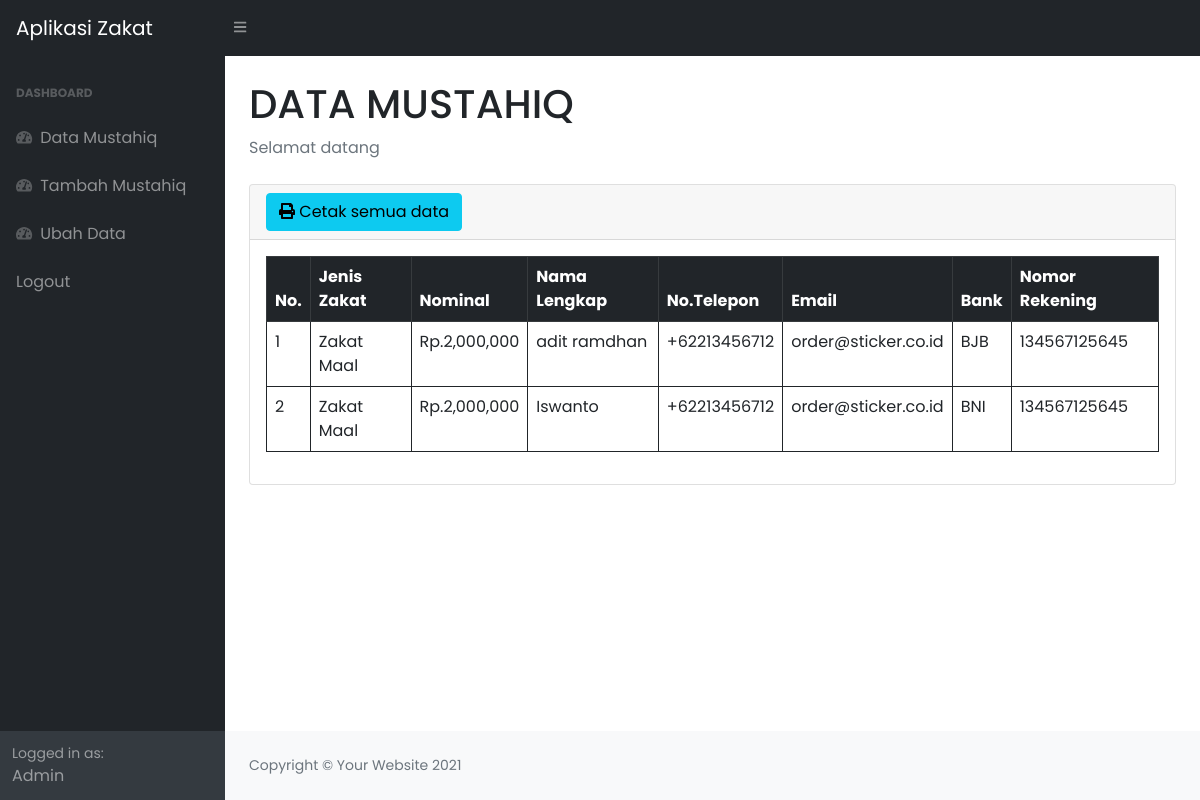
Page /dashboard.php on the committed database.
### tables this page shows
CREATE TABLE `tb_mustahiq` (
  `id` int(11) NOT NULL,
  `jeniszakat` varchar(30) NOT NULL,
  `nominal` bigint(20) NOT NULL,
  `nama` varchar(50) NOT NULL,
  `notelp` varchar(20) NOT NULL,
  `email` varchar(30) NOT NULL,
  `bank` varchar(20) NOT NULL,
  `norek` bigint(20) NOT NULL
);

### dashboard.php (the view, shortened to what this page needs)
<?php
include 'koneksi.php';
?>
<!DOCTYPE html>
<html lang="en">
    <head>
        <link href="https://cdn.jsdelivr.net/npm/simple-datatables@latest/dist/style.css" rel="stylesheet" />
        <link href="css/styles.css" rel="stylesheet" />
    </head>
    <body class="sb-nav-fixed">
        <nav class="sb-topnav navbar navbar-expand navbar-dark bg-dark">
            <a class="navbar-brand ps-3" href="index.php">Aplikasi Zakat</a>
            <button class="btn btn-link btn-sm order-1 order-lg-0 me-4 me-lg-0" id="sidebarToggle" href="#!"><i class="fas fa-bars"></i></button>
        </nav>
        <div id="layoutSidenav">
            <div id="layoutSidenav_nav">
                <nav class="sb-sidenav accordion sb-sidenav-dark" id="sidenavAccordion">
                    <div class="sb-sidenav-menu">
                        <div class="nav">
                            <div class="sb-sidenav-menu-heading">Dashboard</div>
                            <a class="nav-link" href="dashboard.php">
                                <div class="sb-nav-link-icon"><i class="fas fa-tachometer-alt"></i></div>
                                Data Mustahiq
                            </a>
                            <a class="nav-link" href="tambah.php">
                                <div class="sb-nav-link-icon"><i class="fas fa-tachometer-alt"></i></div>
                                Tambah Mustahiq
                            </a>
                            <a class="nav-link" href="editMustahiq.php">
                                <div class="sb-nav-link-icon"><i class="fas fa-tachometer-alt"></i></div>
                                Ubah Data
                            </a>
                            <a class="nav-link" href="logout.php">
                                Logout
                            </a>
                        </div>
                    </div>
                    <div class="sb-sidenav-footer">
                        <div class="small">Logged in as:</div>
                        Admin
                    </div>
                </nav>
            </div>
            <div id="layoutSidenav_content">
                <section id="data_mustahiq">
                    <div class="container-fluid px-4">
                        <h1 class="mt-4">DATA MUSTAHIQ</h1>
                        <ol class="breadcrumb mb-4">
                            <li class="breadcrumb-item active">Selamat datang</li>
                        </ol>
                        <div class="card mb-4">
                            <div class="card-header">
                                <a href="export.php" class="btn btn-info"><i class="fas fa-print"></i> Cetak semua data</a>
                            </div>
                            <div class="card-body">
                                <table id="datatablesSimple" class=" table table-bordered border-dark">
                                    <thead class="table-dark">
                                        <tr>
                                            <th>No.</th>
                                            <th>Jenis Zakat</th>
                                            <th>Nominal</th>
                                            <th>Nama Lengkap</th>
                                            <th>No.Telepon</th>
                                            <th>Email</th>
                                            <th>Bank</th>
                                            <th>Nomor Rekening</th>
                                        </tr>
                                    </thead>
                                    <tbody>
                                    <?php
                                    $get = mysqli_query($koneksi,"select *from tb_mustahiq");
                                    $i = 1;
                                    while($data=mysqli_fetch_array($get)){
                                            $jeniszakat = $data['jeniszakat'];
                                            $nominal = $data['nominal'];
                                            $nama = $data['nama'];
                                            $telpon = $data['notelp'];
                                            $email = $data['email'];
                                            $bank = $data['bank'];
                                            $norek = $data['norek'];
                                    ?>
                                        <tr>
                                            <td><?=$i++;?></td>
                                            <td><?=$jeniszakat;?></td>
                                            <td>Rp.<?=number_format($nominal);?></td>
                                            <td><?=$nama;?></td>
                                            <td><?=$telpon;?></td>
                                            <td><?=$email;?></td>
                                            <td><?=$bank;?></td>
                                            <td><?=$norek;?></td>
                                        </tr>
                                    <?php
                                    };
                                    ?>
                                    </tbody>
                                </table>
                            </div>
                        </div>
                    </div>
                </section>
                <footer class="py-4 bg-light mt-auto">
                    <div class="container-fluid px-4">
                        <div class="d-flex align-items-center justify-content-between small">
                            <div class="text-muted">Copyright &copy; Your Website 2021</div>
                        </div>
                    </div>
                </footer>
            </div>
        </div>
    </body>
</html>

### dashboard.php (style rules this page uses)
body { font-family: 'Poppins', sans-serif; }

### rows in the picture
tb_mustahiq: jeniszakat "Zakat Maal", nominal "2,000,000", nama "adit ramdhan", notelp "+62213456712", email "order@sticker.co.id", bank "BJB", norek "134567125645"
tb_mustahiq: jeniszakat "Zakat Maal", nominal "2,000,000", nama "Iswanto", notelp "+62213456712", email "order@sticker.co.id", bank "BNI", norek "134567125645"
